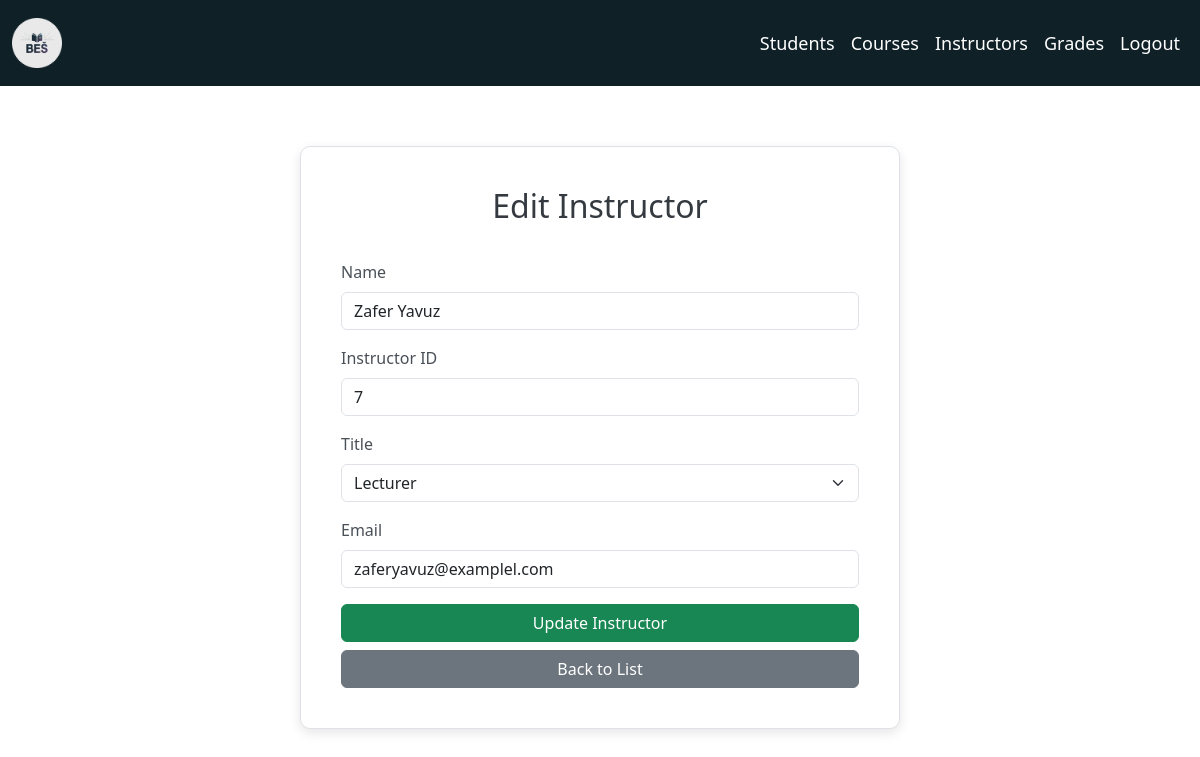
The page /instructors/edit/7 on the database as committed earlier.
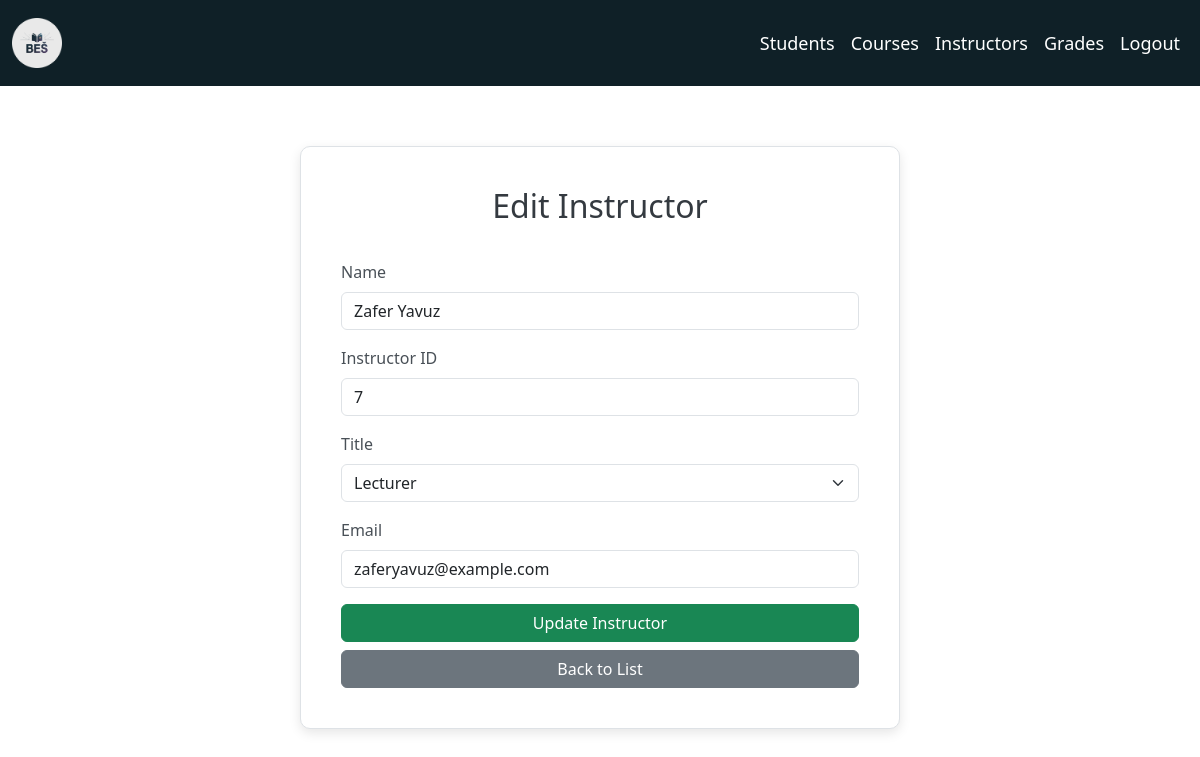
The same page on the database as committed later.
### app/models.py (models this page shows, shortened)
class Instructor(db.Model):
    __tablename__ = 'instructors'
    id = db.Column(db.Integer, primary_key=True)
    name = db.Column(db.String(100), nullable=False)
    title = db.Column(db.String(50), nullable=True)
    email = db.Column(db.String(120), unique=True, nullable=True)

### app/routes.py (the view)
@instructors_bp.route("/instructors/edit/<int:id>", strict_slashes=False)
def instructor_edit_page(id):
    instructor = Instructor.query.get_or_404(id)
    return render_template("instructors/instructor_edit.html", instructor=instructor)

### app/templates/instructors/instructor_edit.html (shortened to what this page needs)
<!DOCTYPE html>
<html lang="en">
<head>
    <link rel="stylesheet" href="https://cdn.jsdelivr.net/npm/bootstrap@5.3.3/dist/css/bootstrap.min.css">
</head>
<body>
    {% include 'navbar.html' %}
    <div class="container">
        <div class="form-container">
            <h2 class="form-title">Edit Instructor</h2>
            <form id="editInstructorForm">
                <div class="mb-3">
                    <label for="name" class="form-label">Name</label>
                    <input type="text" id="name" name="name" class="form-control" value="{{ instructor.name }}"
                        required>
                </div>
                <div class="mb-3">
                    <label for="instructorId" class="form-label">Instructor ID</label>
                    <input type="text" id="instructorId" name="instructor_id" class="form-control"
                        value="{{ instructor.id }}" readonly>
                </div>
                <div class="mb-3">
                    <label for="title" class="form-label">Title</label>
                    <select id="title" name="title" class="form-select" required>
                        <option value="Lecturer" {% if instructor.title=="Lecturer" %}selected{% endif %}>Lecturer
                        </option>
                    </select>
                </div>
                <div class="mb-3">
                    <label for="email" class="form-label">Email</label>
                    <input type="email" id="email" name="email" class="form-control" value="{{ instructor.email }}"
                        required>
                </div>
                <button type="submit" class="btn btn-success w-100">Update Instructor</button>
                <a href="/instructors" class="btn btn-secondary w-100 mt-2">Back to List</a>
            </form>
        </div>
    </div>
</body>
</html>

Rows that differ between the two databases and show on the page:
changed Instructor "Zafer Yavuz": email "zaferyavuz@examplel.com" → "zaferyavuz@example.com"
